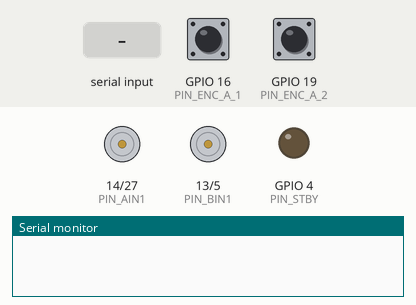
Simulated run of this sketch. Board: ESP32. On the bench: motor-driver pin pairs drawn as motors (green arrow = first pin HIGH = forward, orange = second pin HIGH = backward, longer = more drive, scaled by the enable pin, stopped while the standby pin is LOW), output pins drawn as LEDs (lit = HIGH), the last lines printed to the serial monitor. Inputs (shaded band) come from the test bench; at power-on: GPIO 16 (PIN_ENC_A_1) HIGH, GPIO 19 (PIN_ENC_A_2) HIGH.

Above: at 0.0 s.
At 1.4 s:
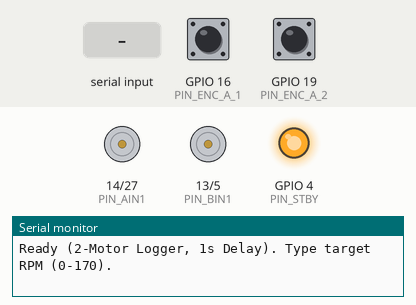
1.5 s: "90,45\n" received over Serial
At 3.1 s:
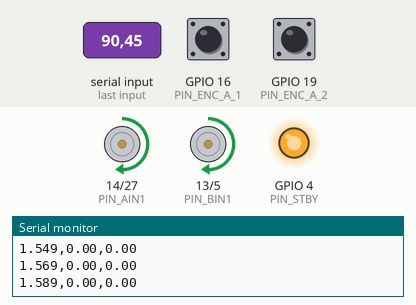
Timing chart, 0 to 6.0 s (numbered marks = the images above; inputs shaded):
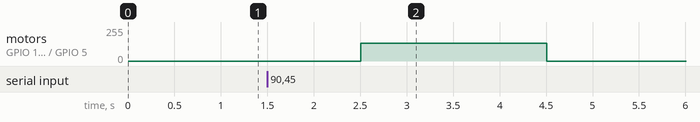

Measured:
- after the input at 1.5 s, motor on GPIO 14 (PIN_AIN1) / GPIO 27 (PIN_AIN2), motor on GPIO 13 (PIN_BIN1) / GPIO 5 (PIN_BIN2): stopped → forward 135/255 after 1.0 s, → stopped 2.0 s later

The sketch:

pid_motor_data_gather_2dc.ino
```cpp
/*
 * ESP32 + TB6612 - LẤY DỮ LIỆU ĐÁP ỨNG 2 ĐỘNG CƠ (OPEN-LOOP)
 * ***** CHỜ 1 GIÂY TRƯỚC KHI CHẠY *****
 *
 * 1. Mở Serial Monitor (115200).
 * 2. Nhập một RPM mục tiêu chung (ví dụ: 170) rồi Enter.
 * 3. Code bắt đầu ghi log (Time, 0, 0) ngay lập tức.
 * 4. Sau 1 giây (t=1.0s), động cơ được cấp PWM và bắt đầu chạy.
 * 5. Code dừng test ở t=3.0s (tổng thời gian log).
 */

#include <Arduino.h>

// ===== PIN MAP =====
// --- Động cơ 1 (Motor A) ---
const int PIN_AIN1 = 14;
const int PIN_AIN2 = 27;
const int PIN_PWMA = 25;
const int PIN_ENC_A_1 = 16;  // Cần pull-up ngoài
const int PIN_ENC_B_1 = 17;  // Cần pull-up ngoài

// --- Động cơ 2 (Motor B) ---
const int PIN_BIN1 = 13;
const int PIN_BIN2 = 5;
const int PIN_PWMB = 26;
const int PIN_ENC_A_2 = 19;  // Cần pull-up ngoài
const int PIN_ENC_B_2 = 18;  // Cần pull-up ngoài

// --- Chung ---
const int PIN_STBY = 4;

// ===== PWM (LEDC) =====
const int PWM_FREQ = 20000; // 20 kHz
const int PWM_RES  = 10;     // 10-bit (0..1023)
const double PWM_MAX = (1 << PWM_RES) - 1; // 1023

// ===== ENCODER / TỐC ĐỘ =====
const int   CPR = 390;        // Tỉ số xung (11 * 35.5)
const float MAX_RPM = 170.0;    // RPM không tải (để map)
const float LOG_DT_MS = 20;     // dt = 0.02s
const long  TEST_DURATION_MS = 3000; // Tổng thời gian test (log)
const long  MOTOR_START_DELAY_MS = 1000; // Chờ 1s (1000ms) mới chạy

// ===== Biến encoder =====
// Động cơ 1
volatile long encCount1 = 0;
long lastEnc1 = 0;
// Động cơ 2
volatile long encCount2 = 0;
long lastEnc2 = 0;

unsigned long testStartTime = 0;
unsigned long lastLogTime = 0;

// ===== Trạng thái hệ thống =====
enum State { IDLE, RUNNING };
State currentState = IDLE;
bool motorsActivated = false; // Cờ báo động cơ đã chạy chưa
int global_pwm_to_apply = 0; // Lưu PWM để loop() sử dụng

// ===== Nhập lệnh Serial =====
String inLine; bool haveLine = false;

// ---------- ISR: Động cơ 1 ----------
void IRAM_ATTR encISR1() {
  if (digitalRead(PIN_ENC_B_1)) encCount1++;
  else                          encCount1--;
}

// ---------- ISR: Động cơ 2 ----------
void IRAM_ATTR encISR2() {
  if (digitalRead(PIN_ENC_B_2)) encCount2++;
  else                          encCount2--;
}


// ---------- Điều khiển TB6612 - Động cơ 1 ----------
static inline void motor1Brake() {
  digitalWrite(PIN_AIN1, LOW); digitalWrite(PIN_AIN2, LOW); ledcWrite(PIN_PWMA, 0);
}
static inline void motor1Drive(int signed_pwm) {
  int mag = constrain(abs(signed_pwm), 0, (int)PWM_MAX);
  if      (signed_pwm > 0) { digitalWrite(PIN_AIN1, HIGH); digitalWrite(PIN_AIN2, LOW); ledcWrite(PIN_PWMA, mag); }
  else if (signed_pwm < 0) { digitalWrite(PIN_AIN1, LOW);  digitalWrite(PIN_AIN2, HIGH); ledcWrite(PIN_PWMA, mag); }
  else { motor1Brake(); }
}

// ---------- Điều khiển TB6612 - Động cơ 2 ----------
static inline void motor2Brake() {
  digitalWrite(PIN_BIN1, LOW); digitalWrite(PIN_BIN2, LOW); ledcWrite(PIN_PWMB, 0);
}
static inline void motor2Drive(int signed_pwm) {
  int mag = constrain(abs(signed_pwm), 0, (int)PWM_MAX);
  if      (signed_pwm > 0) { digitalWrite(PIN_BIN1, HIGH); digitalWrite(PIN_BIN2, LOW); ledcWrite(PIN_PWMB, mag); }
  else if (signed_pwm < 0) { digitalWrite(PIN_BIN1, LOW);  digitalWrite(PIN_BIN2, HIGH); ledcWrite(PIN_PWMB, mag); }
  else { motor2Brake(); }
}

// ---------- Điều khiển TB6612 - Chung ----------
static inline void motorStandby(bool en) { digitalWrite(PIN_STBY, en ? HIGH : LOW); }

// Phanh cả 2 động cơ
static inline void motorBrake() {
  motor1Brake();
  motor2Brake();
}
// Chạy cả 2 động cơ với CÙNG một giá trị PWM
static inline void motorDrive(int signed_pwm) {
  motor1Drive(signed_pwm);
  motor2Drive(signed_pwm);
}


// ---------- Xử lý Serial Input ----------
void handleSerialInput() {
  while (Serial.available()) {
    char c = (char)Serial.read();
    if (c == '\n' || c == '\r') {
      if (inLine.length()) haveLine = true;
    } else {
      inLine += c;
    }
  }

  if (haveLine) {
    inLine.trim();
    double rpm_target = (double)inLine.toInt(); // Nhập RPM (0-170)
    inLine = ""; haveLine = false;

    // Chỉ bắt đầu test nếu đang ở trạng thái IDLE
    if (currentState == IDLE) {
      // Ánh xạ RPM mục tiêu sang PWM cố định
      global_pwm_to_apply = map(rpm_target, 0, MAX_RPM, 0, PWM_MAX);
      global_pwm_to_apply = constrain(global_pwm_to_apply, 0, (int)PWM_MAX);

      Serial.print("Bắt đầu test. Mục tiêu RPM: ");
      Serial.print(rpm_target);
      Serial.print(" -> Áp dụng PWM: ");
      Serial.print(global_pwm_to_apply);
      Serial.print(" (Sau ");
      Serial.print(MOTOR_START_DELAY_MS / 1000.0);
      Serial.println("s)");

      // Header mới cho Excel
      Serial.println("Time(s),RPM_Motor1,RPM_Motor2");

      // Reset và Bắt đầu
      encCount1 = 0;
      lastEnc1 = 0;
      encCount2 = 0;
      lastEnc2 = 0;

      testStartTime = millis();
      lastLogTime = testStartTime;
      motorsActivated = false; // Reset cờ
      currentState = RUNNING;

      motorBrake(); // QUAN TRỌNG: Bắt đầu bằng cách phanh
    }
  }
}

void setup() {
  Serial.begin(115200);
  delay(200);

  // STBY chung
  pinMode(PIN_STBY, OUTPUT);

  // Motor 1 Pins
  pinMode(PIN_AIN1, OUTPUT);
  pinMode(PIN_AIN2, OUTPUT);
  pinMode(PIN_ENC_A_1, INPUT); // Cần pull-up ngoài
  pinMode(PIN_ENC_B_1, INPUT); // Cần pull-up ngoài

  // Motor 2 Pins
  pinMode(PIN_BIN1, OUTPUT);
  pinMode(PIN_BIN2, OUTPUT);
  pinMode(PIN_ENC_A_2, INPUT); // Cần pull-up ngoài
  pinMode(PIN_ENC_B_2, INPUT); // Cần pull-up ngoài

  // API 3.x: Tự động setup và attach
  ledcAttach(PIN_PWMA, PWM_FREQ, PWM_RES);
  ledcAttach(PIN_PWMB, PWM_FREQ, PWM_RES);

  // Gắn ngắt
  attachInterrupt(digitalPinToInterrupt(PIN_ENC_A_1), encISR1, RISING);
  attachInterrupt(digitalPinToInterrupt(PIN_ENC_A_2), encISR2, RISING);

  motorStandby(true);
  motorBrake(); // Phanh cả hai

  Serial.println(F("Ready (2-Motor Logger, 1s Delay). Type target RPM (0-170)."));
}

void loop() {
  // 1. Luôn kiểm tra Serial
  handleSerialInput();

  // 2. Nếu đang trong trạng thái test
  if (currentState == RUNNING) {
    unsigned long now = millis();

    // --- (MỚI) Kích hoạt động cơ sau khoảng thời gian chờ ---
    if (!motorsActivated && (now - testStartTime >= MOTOR_START_DELAY_MS)) {
      motorsActivated = true;
      motorDrive(global_pwm_to_apply); // Kích hoạt động cơ!
    }

    // --- Kiểm tra xem đã hết thời gian test (3s) chưa ---
    if (now - testStartTime >= TEST_DURATION_MS) {
      motorBrake(); // Phanh cả hai
      currentState = IDLE;
      motorsActivated = false; // Reset cờ cho lần chạy sau
      Serial.println("Test complete. Enter new RPM (0-170).");
      return; // Kết thúc
    }

    // --- Kiểm tra xem đã đến lúc ghi log (dt = 20ms) ---
    if (now - lastLogTime >= LOG_DT_MS) {
      float dt_sec = (now - lastLogTime) / 1000.0f;
      lastLogTime = now;

      // Lấy số đếm và tính toán cho Motor 1
      long cnt1 = encCount1;
      long dp1  = cnt1 - lastEnc1;
      lastEnc1  = cnt1;
      double rpm_meas1 = (dp1 / dt_sec) * 60.0 / CPR;

      // Lấy số đếm và tính toán cho Motor 2
      long cnt2 = encCount2;
      long dp2  = cnt2 - lastEnc2;
      lastEnc2  = cnt2;
      double rpm_meas2 = (dp2 / dt_sec) * 60.0 / CPR;

      // Tính thời gian (giây) kể từ lúc bắt đầu
      float time_elapsed = (now - testStartTime) / 1000.0f;

      // XUẤT DATA (định dạng "Time,RPM1,RPM2")
      Serial.print(time_elapsed, 3);
      Serial.print(",");
      Serial.print(rpm_meas1, 2);
      Serial.print(",");
      Serial.println(rpm_meas2, 2);
    }
  }
}
```
